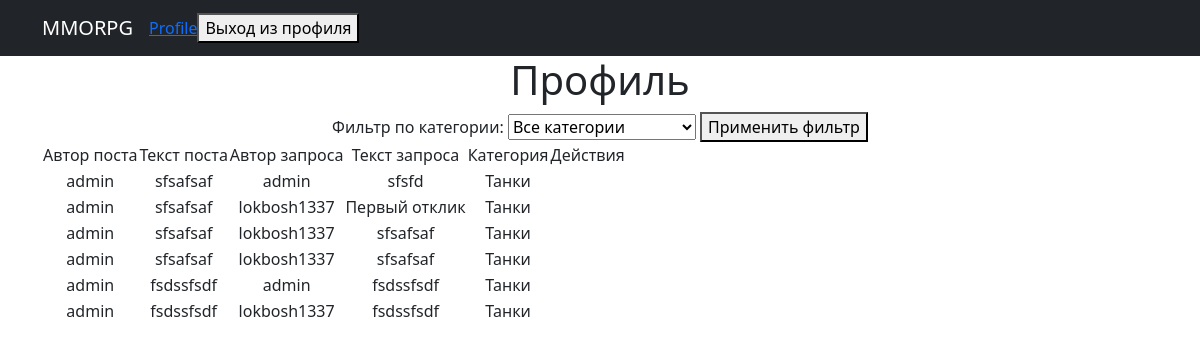
/posts/profile (signed in), run on an earlier commit of the app's database.
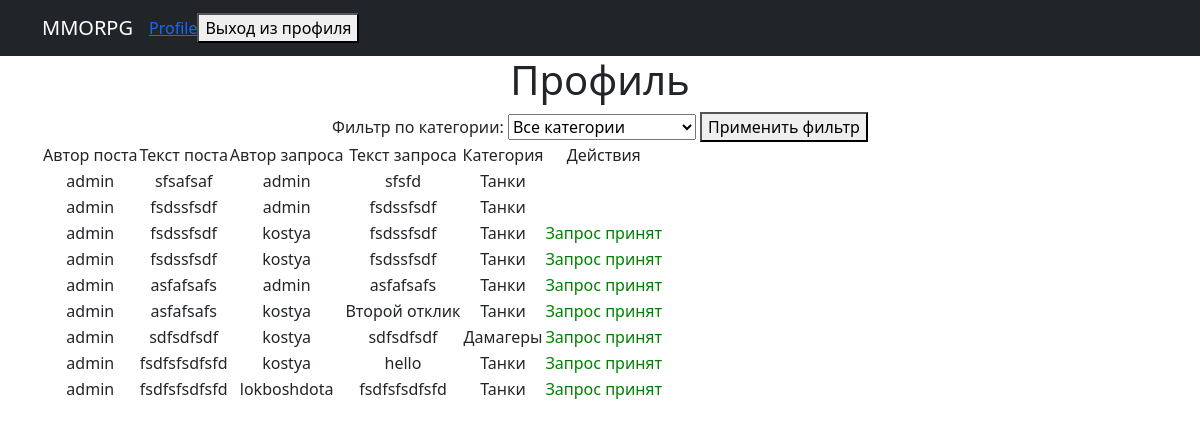
And on a later commit of the database.
### simpleapp/models.py (models this page shows, shortened)
class Response(models.Model):
    STATUS = (
        ('undefined', 'Неопределенный'),
        ('accepted', 'Принят'),
        ('rejected', 'Отклонен'),
    )
    author = models.ForeignKey(User, on_delete=models.CASCADE)
    post = models.ForeignKey(Post, on_delete=models.CASCADE)
    text = models.TextField(max_length=128,)
    status = models.CharField(max_length=10, choices=STATUS, default='undefined')

class Post(models.Model):
    tanks = 'TK'
    heals = 'HL'
    damage_dealers = 'DD'
    vendors = 'VD'
    guildmasters = 'GM'
    quest_giver = 'QG'
    smiths = 'SM'
    skinners = 'SK'
    potion_masters = 'PM'
    enchanters = 'EH'
    CATEGORY_CHOICES = (
        (tanks,'Танки'),(heals,'Хилы'),(damage_dealers,'Дамагеры'),(vendors,'Торговцы'),(guildmasters,'Гильдмастера'),
        (quest_giver,'Квестгиверы'),(smiths,'Кузнецы'),(skinners,'Кожевники'),(potion_masters,'Зельевары'),(enchanters,'Мастера заклинаний')
    )
    author = models.ForeignKey(User,on_delete=models.CASCADE)
    text = RichTextField()
    category = models.CharField(max_length=2,choices=CATEGORY_CHOICES,default=tanks)
    dateCreation = models.DateTimeField(auto_now_add=True)
    title = models.CharField(max_length=128)

### simpleapp/views.py (the view)
# urls.py: path('profile',profile,name='profile'),
@login_required
def profile(request):
    posts = Post.objects.filter(author=request.user)
    responses = Response.objects.filter(post__in=posts)
    profile_post_id = request.GET.get('post_id')
    category_filter = request.GET.get('category')
    if profile_post_id:
        responses = responses.filter(post_id=profile_post_id)
    if category_filter:
        responses = responses.filter(post__category=category_filter)
    return render(request, 'profile.html', {'user': request.user, 'responses': responses})

### templates/profile.html (shortened to what this page needs)
{% extends 'flatpages/default.html' %}
{% block content %}
<h1>Профиль</h1>
<form method="get">
    <label for="category">Фильтр по категории:</label>
    <select name="category" id="category">
        <option value="">Все категории</option>
    </select>
    <button type="submit">Применить фильтр</button>
</form>
{% if responses %}
<table>
    <tr>
        <td>Автор поста</td>
        <td>Текст поста</td>
        <td>Автор запроса</td>
        <td>Текст запроса</td>
        <td>Категория</td>
        <td>Действия</td>
    </tr>
    {% for response in responses %}
        <tr>
            <td>{{ response.post.author.username }}</td>
            <td>{{ response.post.text|safe }}</td>
            <td>{{ response.author }}</td>
            <td>{{ response.text }}</td>
            <td>{{ response.post.get_category_display }}</td>
            <td>
                {% if response.status == 'undefined' %}
                    <form method="post" action="{% url 'accept_request' response.id %}">
                        {% csrf_token %}
                        <button type="submit">Принять</button>
                    </form>
                    <form method="post" action="{% url 'reject_request' response.id %}">
                        {% csrf_token %}
                        <button type="submit">Отклонить</button>
                    </form>
                {% else %}
                    <span style="color: {% if response.status == 'accepted' %}green{% elif response.status == 'rejected' %}red{% endif %};">
                        {% if response.status == 'accepted' %}
                            Запрос принят
                        {% elif response.status == 'rejected' %}
                            Запрос отклонен
                        {% endif %}
                    </span>
                {% endif %}
            </td>
        </tr>
    {% endfor %}
</table>
{% endif %}
{% endblock content %}

What changed in the data, as far as the page shows it:
removed Response: post.author.username "admin", post.text "sfsafsaf", author "lokbosh1337", text "Первый отклик", post.category "Танки"
removed Response: post.author.username "admin", post.text "sfsafsaf", author "lokbosh1337", text "sfsafsaf", post.category "Танки"
removed Response: post.author.username "admin", post.text "sfsafsaf", author "lokbosh1337", text "sfsafsaf", post.category "Танки"
removed Response: post.author.username "admin", post.text "fsdssfsdf", author "lokbosh1337", text "fsdssfsdf", post.category "Танки"
added Response: post.author.username "admin", post.text "fsdssfsdf", author "kostya", text "fsdssfsdf", post.category "Танки", status "Запрос принят"
added Response: post.author.username "admin", post.text "fsdssfsdf", author "kostya", text "fsdssfsdf", post.category "Танки", status "Запрос принят"
added Response: post.author.username "admin", post.text "asfafsafs", author "admin", text "asfafsafs", post.category "Танки", status "Запрос принят"
added Response: post.author.username "admin", post.text "asfafsafs", author "kostya", text "Второй отклик", post.category "Танки", status "Запрос принят"
added Response: post.author.username "admin", post.text "sdfsdfsdf", author "kostya", text "sdfsdfsdf", post.category "Дамагеры", status "Запрос принят"
added Response: post.author.username "admin", post.text "fsdfsfsdfsfd", author "kostya", text "hello", post.category "Танки", status "Запрос принят"
added Response: post.author.username "admin", post.text "fsdfsfsdfsfd", author "lokboshdota", text "fsdfsfsdfsfd", post.category "Танки", status "Запрос принят"
